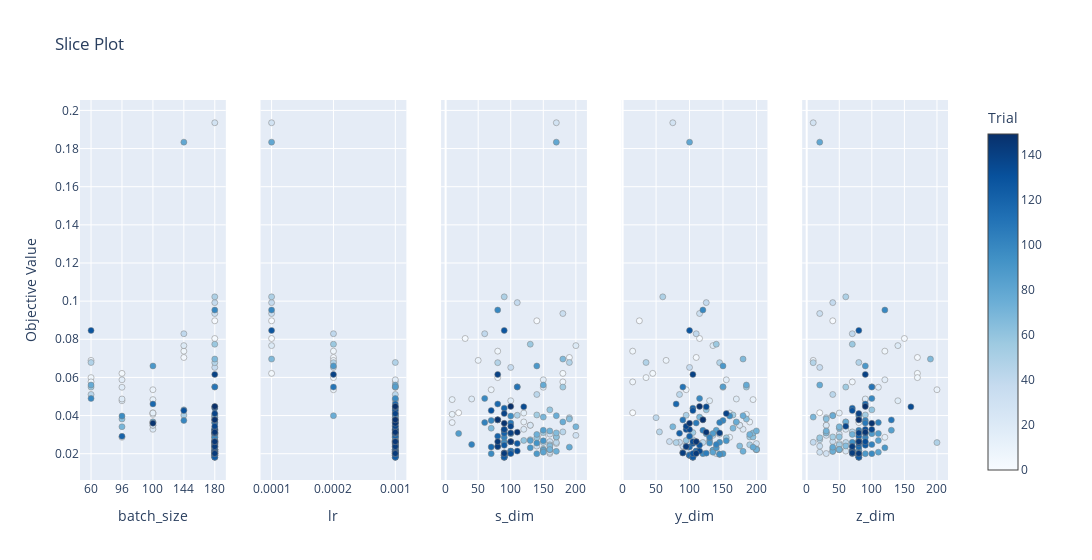
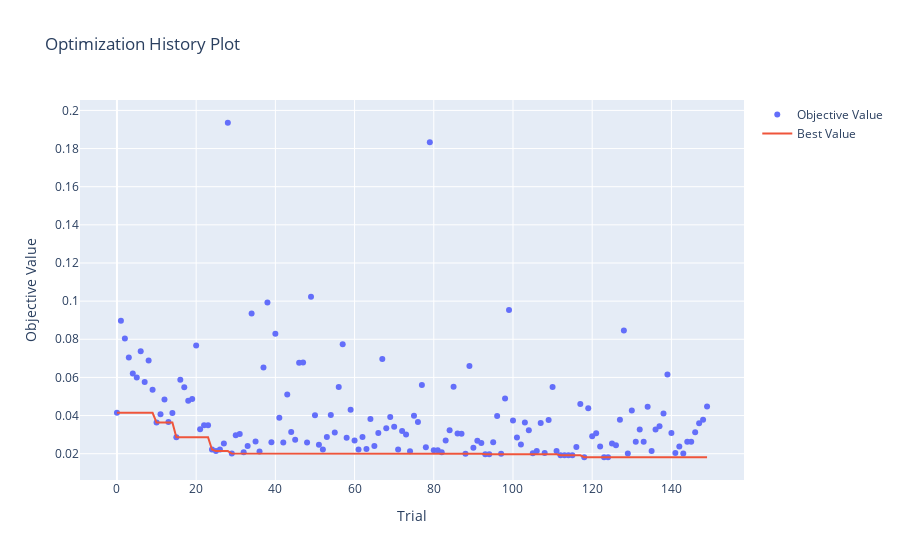

The code cell stored with these charts, in order, in its notebook:
### Code cell
# Visualize the results of the optuna study

from optuna.visualization import plot_slice
from optuna.visualization import plot_optimization_history

print('---------------------- HI-VAE_weibull ----------------------')
fig = plot_slice(study_dict_survkm["HI-VAE_weibull"])
fig.show()

fig = plot_optimization_history(study_dict_survkm["HI-VAE_weibull"])
fig.show()

### Figure 1 — Plotly figure (JSON) as saved in the notebook; plotly's stock layout.template omitted (floating-point values rounded to 4 significant figures; data arrays with more than 128 entries replaced by an {"elided": "..."} marker saying what was removed)
{"data": [{"marker": {"color": {"elided": "150 int values"}, "colorbar": {"title": {"text": "Trial"}, "x": 1, "xpad": 40}, "colorscale": [[0, "rgb(247,251,255)"], [0.125, "rgb(222,235,247)"], [0.25, "rgb(198,219,239)"], [0.375, "rgb(158,202,225)"], [0.5, "rgb(107,174,214)"], [0.625, "rgb(66,146,198)"], [0.75, "rgb(33,113,181)"], [0.875, "rgb(8,81,156)"], [1, "rgb(8,48,107)"]], "line": {"color": "Grey", "width": 0.5}, "showscale": true}, "mode": "markers", "name": "Feasible Trial", "showlegend": false, "type": "scatter", "x": {"elided": "150 int values"}, "xaxis": "x", "y": {"elided": "150 float values"}, "yaxis": "y"}, {"marker": {"color": {"elided": "150 int values"}, "colorbar": {"title": {"text": "Trial"}, "x": 1, "xpad": 40}, "colorscale": [[0, "rgb(247,251,255)"], [0.125, "rgb(222,235,247)"], [0.25, "rgb(198,219,239)"], [0.375, "rgb(158,202,225)"], [0.5, "rgb(107,174,214)"], [0.625, "rgb(66,146,198)"], [0.75, "rgb(33,113,181)"], [0.875, "rgb(8,81,156)"], [1, "rgb(8,48,107)"]], "line": {"color": "Grey", "width": 0.5}, "showscale": false}, "mode": "markers", "name": "Feasible Trial", "showlegend": false, "type": "scatter", "x": {"elided": "150 float values"}, "xaxis": "x2", "y": {"elided": "150 float values"}, "yaxis": "y2"}, {"marker": {"color": {"elided": "150 int values"}, "colorbar": {"title": {"text": "Trial"}, "x": 1, "xpad": 40}, "colorscale": [[0, "rgb(247,251,255)"], [0.125, "rgb(222,235,247)"], [0.25, "rgb(198,219,239)"], [0.375, "rgb(158,202,225)"], [0.5, "rgb(107,174,214)"], [0.625, "rgb(66,146,198)"], [0.75, "rgb(33,113,181)"], [0.875, "rgb(8,81,156)"], [1, "rgb(8,48,107)"]], "line": {"color": "Grey", "width": 0.5}, "showscale": false}, "mode": "markers", "name": "Feasible Trial", "showlegend": false, "type": "scatter", "x": {"elided": "150 int values"}, "xaxis": "x3", "y": {"elided": "150 float values"}, "yaxis": "y3"}, {"marker": {"color": {"elided": "150 int values"}, "colorbar": {"title": {"text": "Trial"}, "x": 1, "xpad": 40}, "colorscale": [[0, "rgb(247,251,255)"], [0.125, "rgb(222,235,247)"], [0.25, "rgb(198,219,239)"], [0.375, "rgb(158,202,225)"], [0.5, "rgb(107,174,214)"], [0.625, "rgb(66,146,198)"], [0.75, "rgb(33,113,181)"], [0.875, "rgb(8,81,156)"], [1, "rgb(8,48,107)"]], "line": {"color": "Grey", "width": 0.5}, "showscale": false}, "mode": "markers", "name": "Feasible Trial", "showlegend": false, "type": "scatter", "x": {"elided": "150 int values"}, "xaxis": "x4", "y": {"elided": "150 float values"}, "yaxis": "y4"}, {"marker": {"color": {"elided": "150 int values"}, "colorbar": {"title": {"text": "Trial"}, "x": 1, "xpad": 40}, "colorscale": [[0, "rgb(247,251,255)"], [0.125, "rgb(222,235,247)"], [0.25, "rgb(198,219,239)"], [0.375, "rgb(158,202,225)"], [0.5, "rgb(107,174,214)"], [0.625, "rgb(66,146,198)"], [0.75, "rgb(33,113,181)"], [0.875, "rgb(8,81,156)"], [1, "rgb(8,48,107)"]], "line": {"color": "Grey", "width": 0.5}, "showscale": false}, "mode": "markers", "name": "Feasible Trial", "showlegend": false, "type": "scatter", "x": {"elided": "150 int values"}, "xaxis": "x5", "y": {"elided": "150 float values"}, "yaxis": "y5"}], "layout": {"title": {"text": "Slice Plot"}, "width": 1500, "xaxis": {"anchor": "y", "categoryarray": [60, 96, 100, 144, 180], "categoryorder": "array", "domain": [0, 0.168], "title": {"text": "batch_size"}, "type": "category"}, "xaxis2": {"anchor": "y2", "categoryarray": [0.0001, 0.0002, 0.001], "categoryorder": "array", "domain": [0.208, 0.376], "title": {"text": "lr"}, "type": "category"}, "xaxis3": {"anchor": "y3", "domain": [0.416, 0.584], "title": {"text": "s_dim"}}, "xaxis4": {"anchor": "y4", "domain": [0.624, 0.792], "title": {"text": "y_dim"}}, "xaxis5": {"anchor": "y5", "domain": [0.832, 1], "title": {"text": "z_dim"}}, "yaxis": {"anchor": "x", "domain": [0, 1], "title": {"text": "Objective Value"}}, "yaxis2": {"anchor": "x2", "domain": [0, 1], "matches": "y", "showticklabels": false}, "yaxis3": {"anchor": "x3", "domain": [0, 1], "matches": "y", "showticklabels": false}, "yaxis4": {"anchor": "x4", "domain": [0, 1], "matches": "y", "showticklabels": false}, "yaxis5": {"anchor": "x5", "domain": [0, 1], "matches": "y", "showticklabels": false}}}

### Figure 2 — Plotly figure (JSON) as saved in the notebook; plotly's stock layout.template omitted (floating-point values rounded to 4 significant figures; data arrays with more than 128 entries replaced by an {"elided": "..."} marker saying what was removed)
{"data": [{"mode": "markers", "name": "Objective Value", "type": "scatter", "x": {"elided": "150 int values"}, "y": {"elided": "150 float values"}}, {"mode": "lines", "name": "Best Value", "type": "scatter", "x": {"elided": "150 int values"}, "y": {"elided": "150 float values"}}, {"marker": {"color": "#cccccc"}, "mode": "markers", "name": "Infeasible Trial", "showlegend": false, "type": "scatter", "x": [], "y": []}], "layout": {"title": {"text": "Optimization History Plot"}, "xaxis": {"title": {"text": "Trial"}}, "yaxis": {"title": {"text": "Objective Value"}}}}
